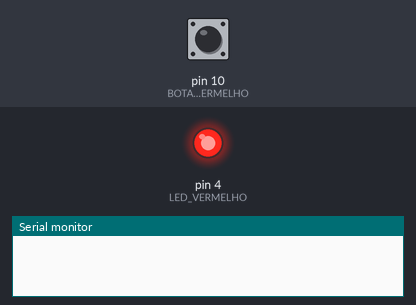
Recording of a sketch running on a simulated Arduino Uno, built with avr-gcc and run on an emulated ATmega328P. On the bench: output pins drawn as LEDs (lit = HIGH), the last lines printed to the serial monitor. Inputs (shaded band) come from the test bench; at power-on: pin 10 (BOTAO_VERMELHO) HIGH.

Above: at 0.1 s.
At 1.1 s:
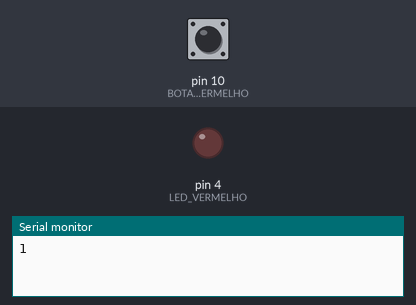
Timing chart, 0 to 2.6 s (numbered marks = the images above):
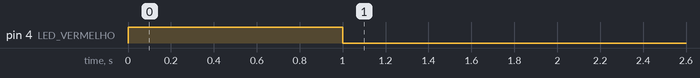

The sketch:

Lendo_a_resposta_do_jogador.ino
```cpp
#define LED_VERMELHO 4
#define BOTAO_VERMELHO 10


void setup() {
  Serial.begin(9600);
  pinMode(LED_VERMELHO, OUTPUT);
  pinMode(BOTAO_VERMELHO, INPUT_PULLUP);

  digitalWrite(LED_VERMELHO, HIGH);
  delay(1000);
  digitalWrite(LED_VERMELHO, LOW);
}

void loop() {

  int estadoBotao = digitalRead(BOTAO_VERMELHO);
  Serial.println(estadoBotao);
  delay(500);
}
```
